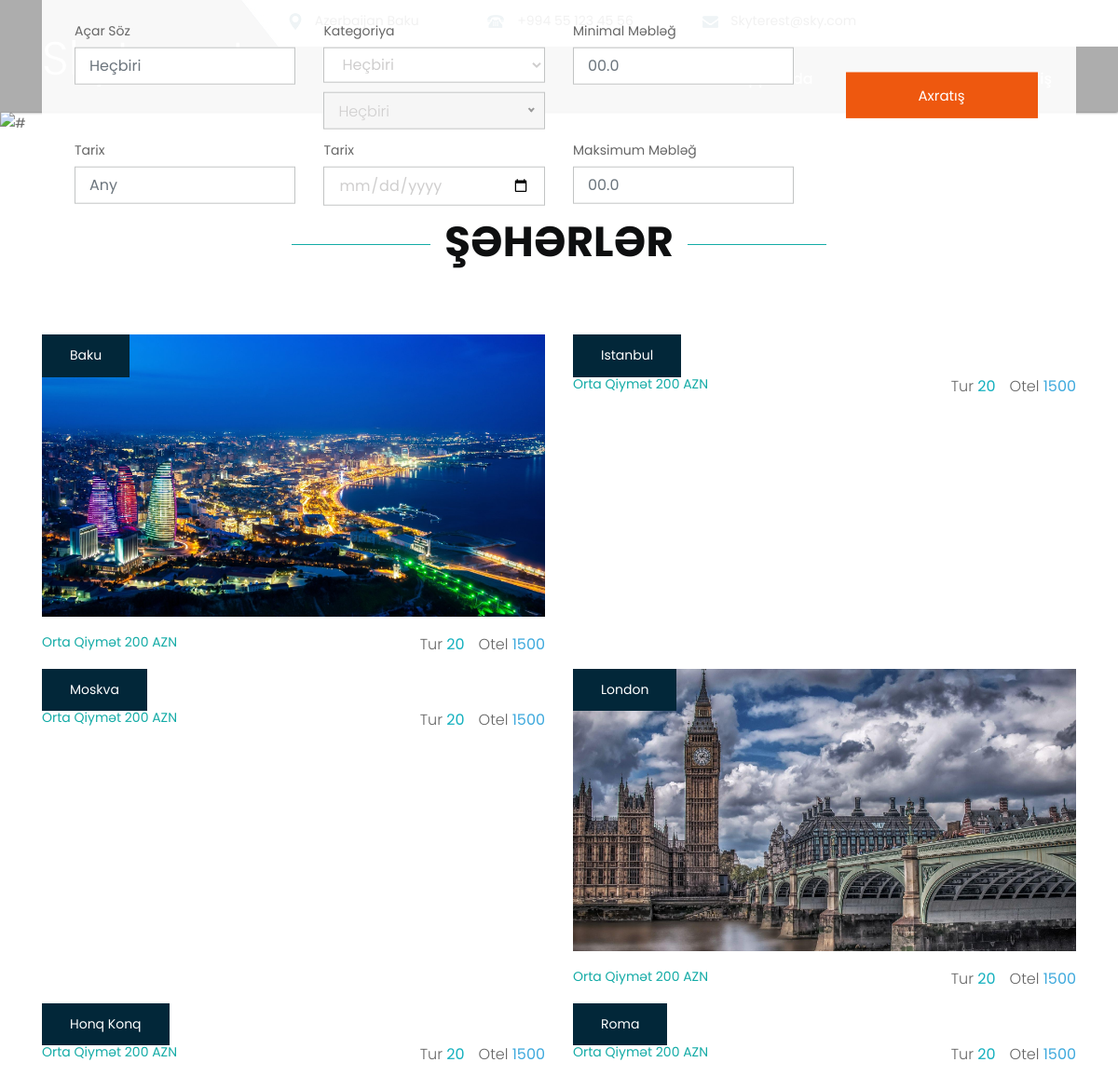
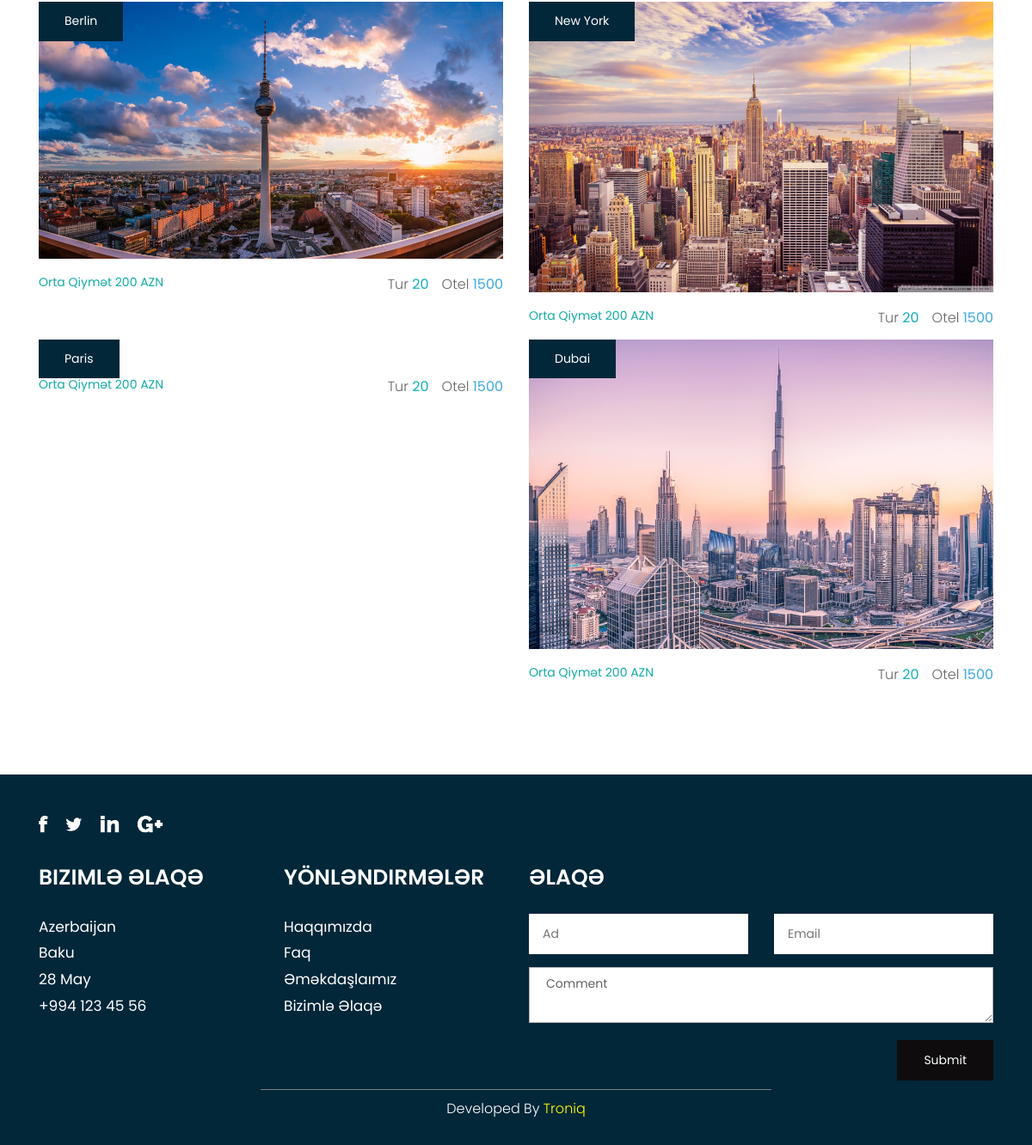
The page / on the database its author committed (2 pictures, top to bottom).
### Service/models.py (models this page shows)
class Seher_Adlari(models.Model):
	seherler = models.CharField(max_length = 20, verbose_name = "Seher Adi: ")
	seher_sekil = models.ImageField(verbose_name="Seher Sekili: ")

### Service/views.py (the view)
# urls.py: path('',Skyterest_Home,name='HOME'),
def Skyterest_Home(request):
    app = Seher_Adlari.objects.all()
    return render(request,'index.html',{'app':app})

### Templates/index.html (shortened to what this page needs)
{% load static %}
<html lang="en">
   <head>
      <link rel="stylesheet" href="{% static 'css/bootstrap.min.css' %}">
      <link rel="stylesheet" href="{% static 'css/style.css' %}">
      <link rel="stylesheet" href="{% static 'css/responsive.css' %}">
      <link rel="stylesheet" href="{% static 'css/jquery.mCustomScrollbar.min.css' %}">
      <link rel="stylesheet" href="{% static 'css/owl.carousel.min.css' %}">
      <link rel="stylesheet" href="{% static 'css/owl.theme.default.min.css' %}">
   <body class="main-layout">
      <header>
         <div class="header">
            <div class="header_white_section">
               <div class="container-fluid">
                  <div class="row">
                     <div class="col-md-12">
                        <div class="header_information">
                           <ul>
                              <li><img src="{% static 'images/1.png' %}" alt="#"/> Azerbaijan Baku</li>
                              <li><img src="{% static 'images/2.png' %}" alt="#"/> +994 55 123 45 56 </li>
                              <li><img src="{% static 'images/3.png' %}" alt="#"/> Skyterest@sky.com</li>
                           </ul>
                        </div>
                     </div>
                  </div>
               </div>
            </div>
            <div class="container">
               <div class="row">
                  <div class="col-xl-3 col-lg-3 col-md-3 col-sm-3 col logo_section">
                     <div class="full">
                        <div class="center-desk">
                            <a href="{% url 'HOME' %}"><p class="ex2" style="color:white">Skyterest</p></a>
                        </div>
                     </div>
                  </div>
                  <div class="col-xl-9 col-lg-9 col-md-9 col-sm-9">
                     <div class="menu-area">
                        <div class="limit-box">
                           <nav class="main-menu">
                              <ul class="menu-area-main">
                                 <li class="active"> <a href="#">Ana Səhife</a> </li>
                                 <li> <a href="#about">Haqqımızda</a> </li>
                                 <li><a href="#contact">Bizimlə Əlaqə</a></li>
                                 <li><a href="#travel">Giriş</a></li>
                              </ul>
                           </nav>
                        </div>
                     </div>
                  </div>
               </div>
            </div>
         </div>
      </header>
      <section>
         <div class="banner-main">
            <img src="{% static 'images/banner1.jpg' %}" alt="#"/>
            <div class="container">
               <div class="text-bg">
                  <div class="container">
                     <form class="main-form">
                        <div class="row">
                           <div class="col-md-9">
                              <div class="row">
                                 <div class="col-xl-4 col-lg-4 col-md-4 col-sm-6 col-12">
                                    <label >Açar Söz</label>
                                    <input class="form-control" placeholder="Heçbiri" type="text" name="">
                                 </div>
                                 <div class="col-xl-4 col-lg-4 col-md-4 col-sm-6 col-12">
                                    <label >Kategoriya</label>
                                    <select class="form-control" name="Heçbiri">
                                       <option>Heçbiri</option>
                                    </select>
                                 </div>
                                 <div class="col-xl-4 col-lg-4 col-md-4 col-sm-6 col-12">
                                    <label >Minimal Məbləğ</label>
                                    <input class="form-control" placeholder="00.0" type="text" name="00.0">
                                 </div>
                                 <div class="col-xl-4 col-lg-4 col-md-4 col-sm-6 col-12">
                                    <label >Tarix</label>
                                    <input class="form-control" placeholder="Any" type="text" name="Any">
                                 </div>
                                 <div class="col-xl-4 col-lg-4 col-md-4 col-sm-6 col-12">
                                    <label >Tarix</label>
                                    <input class="form-control" placeholder="Any" type="date" name="Any">
                                 </div>
                                 <div class="col-xl-4 col-lg-4 col-md-4 col-sm-6 col-12">
                                    <label >Maksimum Məbləğ</label>
                                    <input class="form-control" placeholder="00.0" type="text" name="00.0">
                                 </div>
                              </div>
                           </div>
                           <div class="col-xl-3 col-lg-3 col-md-3 col-sm-12 col-12">
                              <a href="#">Axratış</a>
                           </div>
                        </div>
                     </form>
                  </div>
               </div>
            </div>
         </div>
      </section>
      <div id="blog" class="blog">
         <div class="container">
            <div class="row">
               <div class="col-md-12">
                  <div class="titlepage">
                     <h2>Şəhərlər</h2>
                  </div>
               </div>
            </div>
            <div class="row">
               {% for Seher_Adlari in app %}
               <div class="col-xl-6 col-lg-6 col-md-6 col-sm-12">
                  <div class="blog-box">
                     {% if Seher_Adlari.seher_sekil %}
                     <figure><a href="http://127.0.0.1:8000/Service/?City_Name={{ Seher_Adlari.seherler }}" > <img src="{{ Seher_Adlari.seher_sekil.url }}" alt="#"/></a>
                     {% endif %}
                        <span>{{ Seher_Adlari.seherler }}</span>
                     </figure>
                     <div class="travel">
                        <span>Orta Qiymət 200 AZN</span>
                        <p>Otel<strong class="like"> 1500 </strong></p>
                        <p>Tur<strong class="Comment"> 20</strong></p>
                     </div>
                  </div>
               </div>
            {% endfor %}
            </div>
         </div>
      </div>
      <footer>
         <div id="contact" class="footer">
            <div class="container">
               <div class="row pdn-top-30">
                  <div class="col-xl-12 col-lg-12 col-md-12 col-sm-12">
                     <ul class="location_icon">
                        <li> <a href="#"><img src="{% static 'icon/facebook.png' %}"></a></li>
                        <li> <a href="#"><img src="{% static 'icon/Twitter.png' %}"></a></li>
                        <li> <a href="#"><img src="{% static 'icon/linkedin.png' %}"></a></li>
                        <li> <a href="#"><img src="{% static 'icon/instagram.png' %}"></a></li>
                     </ul>
                  </div>
                  <div class="col-xl-3 col-lg-3 col-md-6 col-sm-12">
                     <div class="Follow">
                        <h3>Bizimlə Əlaqə</h3>
                        <span>Azerbaijan <br>Baku<br>
                        28 May<br>
                        +994 123 45 56 </span>
                     </div>
                  </div>
                  <div class="col-xl-3 col-lg-3 col-md-6 col-sm-12">
                     <div class="Follow">
                        <h3>Yönləndirmələr</h3>
                        <ul class="link">
                           <li> <a href="#">Haqqımızda</a></li>
                           <li> <a href="#">Faq</a></li>
                           <li> <a href="#">Əməkdaşlaımız</a></li>
                           <li> <a href="#">Bizimlə Əlaqə</a></li>
                        </ul>
                     </div>
                  </div>
                  <div class="col-xl-6 col-lg-6 col-md-6 col-sm-12">
                     <div class="Follow">
                        <h3> Əlaqə</h3>
                        <div class="row">
                           <div class="col-xl-6 col-lg-6 col-md-6 col-sm-6">
                              <input class="Newsletter" placeholder="Ad" type="text">
                           </div>
                           <div class="col-xl-6 col-lg-6 col-md-6 col-sm-6">
                              <input class="Newsletter" placeholder="Email" type="text">
                           </div>
                           <div class="col-xl-12 col-lg-12 col-md-12 col-sm-12">
                              <textarea class="textarea" placeholder="*Qeyd" type="text">Comment</textarea>
                           </div>
                        </div>
                        <button class="Subscribe">Submit</button>
                     </div>
                  </div>
               </div>
               <div class="copyright">
                  <div class="container">
                     <p>Developed By <a style="color:Yellow" href="https://troniq.az/">Troniq</a></p>
                  </div>
               </div>
            </div>
         </div>
      </footer>
   </body>
</html>

### Templates/index.html (style rules this page uses)
p.ex2 { font-size: 50px; }

### rows shown on the page
Seher_Adlari: seher_sekil (picture), seherler "Baku"
Seher_Adlari: seherler "Istanbul"
Seher_Adlari: seherler "Moskva"
Seher_Adlari: seher_sekil (picture), seherler "London"
Seher_Adlari: seherler "Honq Konq"
Seher_Adlari: seherler "Roma"
Seher_Adlari: seher_sekil (picture), seherler "Berlin"
Seher_Adlari: seher_sekil (picture), seherler "New York"
Seher_Adlari: seherler "Paris"
Seher_Adlari: seher_sekil (picture), seherler "Dubai"
